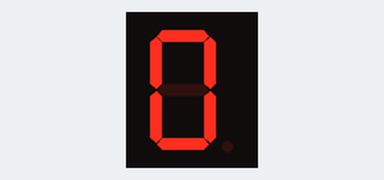
A sketch run on a simulated Arduino Uno, built with avr-gcc and run on an emulated ATmega328P. On the bench: 1-digit seven-segment display. Wiring (inferred from the names in the program): 1-digit 7-segment display, segments lit when HIGH: segments pin 2, pin 3, pin 4, pin 5, pin 6, pin 7, pin 8. The segment pins are drawn as the display they are named for.

Above: at 0.1 s.
At 0.6 s:
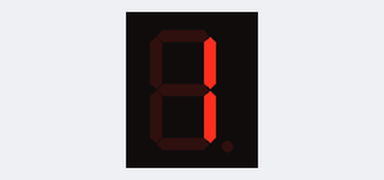
At 1.1 s:
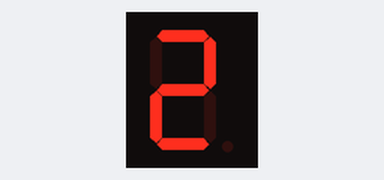
At 2.1 s:
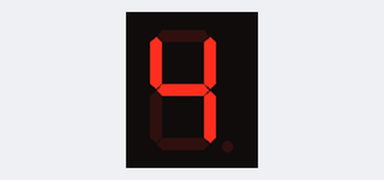
At 3.1 s:
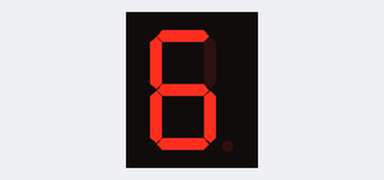
At 4.6 s:
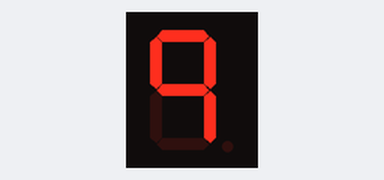

The sketch:

Version3_7segment.ino
```cpp
/*
 Count from 0 to 9 on 7 seg using array

 The program's goal is the use of arrays to make the 7-segment count from 0 to 9.

 The main theme is the use of arrays.
*/
int Speed=500; // Delay speed.
// Pins connected to the 7-segment:
int a=2;
int b=3;
int c=4;
int d=5;
int e=6;
int f=7;
int g=8;
// Arrays for the program:
int Pins[]={a, b, c, d, e, f, g}; // to set the pins
int Zero[]={1, 1, 1, 1, 1, 1, 0}; // To make the number 0.
int One[]={0, 1, 1, 0, 0, 0, 0}; // To make the number 1.
int Two[]={1, 1, 0, 1, 1, 0, 1}; // To make the number 2.
int Three[]={1, 1, 1, 1, 0, 0, 1}; // To make the number 3.
int Four[]={0, 1, 1, 0, 0, 1, 1}; // To make the number 4.
int Five[]={1, 0, 1, 1, 0, 1, 1}; // To make the number 5.
int Six[]={1, 0, 1, 1, 1, 1, 1}; // To make the number 6.
int Seven[]={1, 1, 1, 0, 0, 0, 0}; // To make the number 7.
int Eight[]={1, 1, 1, 1, 1, 1, 1}; // To make the number 8.
int Nine[]={1, 1, 1, 0, 0, 1, 1}; // To make the number 9.
void setup() {
//"for loop" to set pins as outputs, the for loop will increase "i" value from 2 to 9, so every time i changes its value, pinMode will set the value of i as OUTPUT.
for (int i=2; i<9; i++) {
  pinMode(i, OUTPUT);
}
}
void loop() {
// Display number 0, the foor loop will choose the pins in the digitalWrite() one by one using the Array "Pins", and then, using the Array "zero", it will turn them on or off to make the number 0
for (int a=0; a<7; a++) {
  digitalWrite(Pins[a], Zero[a]);
}
delay(Speed);
// Display number 1, the foor loop will choose the pins in the digitalWrite() one by one using the Array "Pins", and then, using the Array "one", it will turn them on or off to make the number 1
for (int a=0; a<7; a++) {
  digitalWrite(Pins[a], One[a]);
}
delay(Speed);
// Display number 2, the foor loop will choose the pins in the digitalWrite() one by one using the Array "Pins", and then, using the Array "two", it will turn them on or off to make the number 2
for (int a=0; a<7; a++) {
  digitalWrite(Pins[a], Two[a]);
}
delay(Speed);
// Display number 3, the foor loop will choose the pins in the digitalWrite() one by one using the Array "Pins", and then, using the Array "three", it will turn them on or off to make the number 3
for (int a=0; a<7; a++) {
  digitalWrite(Pins[a], Three[a]);
}
delay(Speed);
// Display number 4, the foor loop will choose the pins in the digitalWrite() one by one using the Array "Pins", and then, using the Array "four", it will turn them on or off to make the number 4
for (int a=0; a<7; a++) {
  digitalWrite(Pins[a], Four[a]);
}
delay(Speed);
// Display number 5, the foor loop will choose the pins in the digitalWrite() one by one using the Array "Pins", and then, using the Array "five", it will turn them on or off to make the number 5
for (int a=0; a<7; a++) {
  digitalWrite(Pins[a], Five[a]);
}
delay(Speed);
// Display number 6, the foor loop will choose the pins in the digitalWrite() one by one using the Array "Pins", and then, using the Array "six", it will turn them on or off to make the number 6
for (int a=0; a<7; a++) {
  digitalWrite(Pins[a], Six[a]);
}
delay(Speed);
// Display number 7, the foor loop will choose the pins in the digitalWrite() one by one using the Array "Pins", and then, using the Array "seven", it will turn them on or off to make the number 7
for (int a=0; a<7; a++) {
  digitalWrite(Pins[a], Seven[a]);
}
delay(Speed);
// Display number 8, the foor loop will choose the pins in the digitalWrite() one by one using the Array "Pins", and then, using the Array "eight", it will turn them on or off to make the number 8
for (int a=0; a<7; a++) {
  digitalWrite(Pins[a], Eight[a]);
}
delay(Speed);
// Display number 9, the foor loop will choose the pins in the digitalWrite() one by one using the Array "Pins", and then, using the Array "nine", it will turn them on or off to make the number 9
for (int a=0; a<7; a++) {
  digitalWrite(Pins[a], Nine[a]);
}
delay(Speed);
}
```

Measured:
- by itself, everything shown: repeats every 5.0 s, in 10 steps
- what the display in image 1 shows lasts 0.5 s, from 0.5 s to 1.0 s
